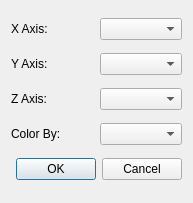
<?xml version="1.0" encoding="UTF-8"?>
<ui version="4.0">
 <class>ScatterDialog</class>
 <widget class="QDialog" name="ScatterDialog">
  <property name="geometry">
   <rect>
    <x>0</x>
    <y>0</y>
    <width>193</width>
    <height>203</height>
   </rect>
  </property>
  <property name="windowTitle">
   <string>Scatter Plot</string>
  </property>
  <layout class="QGridLayout" name="gridLayout">
   <item row="0" column="0">
    <widget class="QLabel" name="label">
     <property name="text">
      <string>X Axis:</string>
     </property>
    </widget>
   </item>
   <item row="0" column="1">
    <widget class="QComboBox" name="xCombo"/>
   </item>
   <item row="1" column="0">
    <widget class="QLabel" name="label_2">
     <property name="text">
      <string>Y Axis:</string>
     </property>
    </widget>
   </item>
   <item row="1" column="1">
    <widget class="QComboBox" name="yCombo"/>
   </item>
   <item row="2" column="0">
    <widget class="QLabel" name="label_3">
     <property name="text">
      <string>Z Axis:</string>
     </property>
    </widget>
   </item>
   <item row="2" column="1">
    <widget class="QComboBox" name="zCombo"/>
   </item>
   <item row="3" column="0">
    <widget class="QLabel" name="label_4">
     <property name="text">
      <string>Color By:</string>
     </property>
    </widget>
   </item>
   <item row="3" column="1">
    <widget class="QComboBox" name="cCombo"/>
   </item>
   <item row="4" column="0" colspan="2">
    <widget class="QDialogButtonBox" name="buttonBox">
     <property name="orientation">
      <enum>Qt::Horizontal</enum>
     </property>
     <property name="standardButtons">
      <set>QDialogButtonBox::Cancel|QDialogButtonBox::Ok</set>
     </property>
    </widget>
   </item>
  </layout>
 </widget>
 <resources/>
 <connections>
  <connection>
   <sender>buttonBox</sender>
   <signal>accepted()</signal>
   <receiver>ScatterDialog</receiver>
   <slot>accept()</slot>
   <hints>
    <hint type="sourcelabel">
     <x>248</x>
     <y>254</y>
    </hint>
    <hint type="destinationlabel">
     <x>157</x>
     <y>274</y>
    </hint>
   </hints>
  </connection>
  <connection>
   <sender>buttonBox</sender>
   <signal>rejected()</signal>
   <receiver>ScatterDialog</receiver>
   <slot>reject()</slot>
   <hints>
    <hint type="sourcelabel">
     <x>316</x>
     <y>260</y>
    </hint>
    <hint type="destinationlabel">
     <x>286</x>
     <y>274</y>
    </hint>
   </hints>
  </connection>
 </connections>
</ui>
